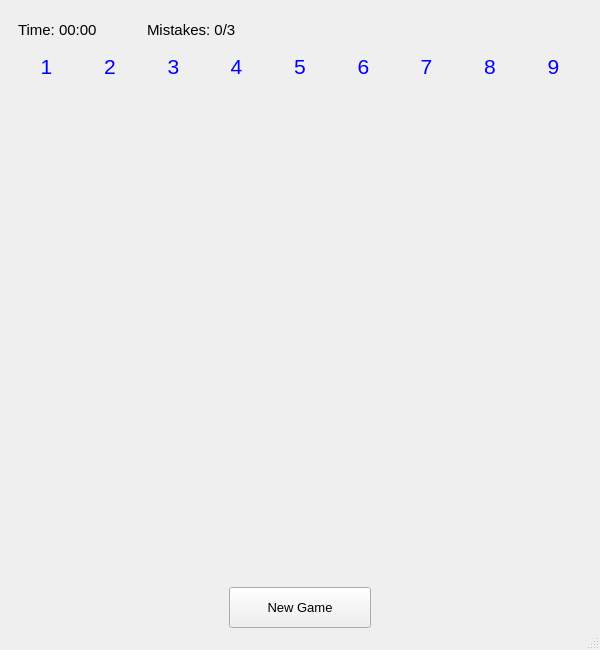
<?xml version="1.0" encoding="UTF-8"?>
<ui version="4.0">
 <class>MainWindow</class>
 <widget class="QMainWindow" name="MainWindow">
  <property name="geometry">
   <rect>
    <x>0</x>
    <y>0</y>
    <width>600</width>
    <height>650</height>
   </rect>
  </property>
  <property name="minimumSize">
   <size>
    <width>600</width>
    <height>650</height>
   </size>
  </property>
  <property name="maximumSize">
   <size>
    <width>1000</width>
    <height>1000</height>
   </size>
  </property>
  <property name="windowTitle">
   <string>Sudoku</string>
  </property>
  <property name="styleSheet">
   <string notr="true"/>
  </property>
  <widget class="QWidget" name="mainwidget">
   <property name="sizePolicy">
    <sizepolicy hsizetype="Preferred" vsizetype="Preferred">
     <horstretch>0</horstretch>
     <verstretch>20</verstretch>
    </sizepolicy>
   </property>
   <property name="minimumSize">
    <size>
     <width>0</width>
     <height>0</height>
    </size>
   </property>
   <property name="styleSheet">
    <string notr="true"/>
   </property>
   <layout class="QVBoxLayout" name="verticalLayout">
    <property name="bottomMargin">
     <number>0</number>
    </property>
    <item>
     <widget class="QWidget" name="topwidget" native="true">
      <property name="sizePolicy">
       <sizepolicy hsizetype="Preferred" vsizetype="Preferred">
        <horstretch>0</horstretch>
        <verstretch>10</verstretch>
       </sizepolicy>
      </property>
      <property name="minimumSize">
       <size>
        <width>0</width>
        <height>0</height>
       </size>
      </property>
      <layout class="QHBoxLayout" name="horizontalLayout">
       <property name="spacing">
        <number>50</number>
       </property>
       <property name="topMargin">
        <number>12</number>
       </property>
       <item>
        <widget class="QLabel" name="timerLabel">
         <property name="sizePolicy">
          <sizepolicy hsizetype="Expanding" vsizetype="Expanding">
           <horstretch>0</horstretch>
           <verstretch>0</verstretch>
          </sizepolicy>
         </property>
         <property name="font">
          <font>
           <pointsize>11</pointsize>
          </font>
         </property>
         <property name="text">
          <string>Time: 00:00</string>
         </property>
        </widget>
       </item>
       <item>
        <widget class="QLabel" name="mistakeLabel">
         <property name="sizePolicy">
          <sizepolicy hsizetype="Expanding" vsizetype="Expanding">
           <horstretch>5</horstretch>
           <verstretch>0</verstretch>
          </sizepolicy>
         </property>
         <property name="font">
          <font>
           <pointsize>11</pointsize>
          </font>
         </property>
         <property name="text">
          <string>Mistakes: 0/3</string>
         </property>
        </widget>
       </item>
      </layout>
     </widget>
    </item>
    <item>
     <widget class="QWidget" name="number_widget" native="true">
      <property name="sizePolicy">
       <sizepolicy hsizetype="Preferred" vsizetype="Preferred">
        <horstretch>0</horstretch>
        <verstretch>12</verstretch>
       </sizepolicy>
      </property>
      <property name="minimumSize">
       <size>
        <width>0</width>
        <height>0</height>
       </size>
      </property>
      <layout class="QHBoxLayout" name="horizontalLayout_2">
       <property name="topMargin">
        <number>0</number>
       </property>
       <property name="bottomMargin">
        <number>0</number>
       </property>
       <item>
        <widget class="QLabel" name="num1">
         <property name="sizePolicy">
          <sizepolicy hsizetype="Expanding" vsizetype="Expanding">
           <horstretch>0</horstretch>
           <verstretch>0</verstretch>
          </sizepolicy>
         </property>
         <property name="font">
          <font>
           <pointsize>16</pointsize>
          </font>
         </property>
         <property name="styleSheet">
          <string notr="true">color: blue;</string>
         </property>
         <property name="text">
          <string>1</string>
         </property>
         <property name="alignment">
          <set>Qt::AlignCenter</set>
         </property>
        </widget>
       </item>
       <item>
        <widget class="QLabel" name="num2">
         <property name="sizePolicy">
          <sizepolicy hsizetype="Expanding" vsizetype="Expanding">
           <horstretch>0</horstretch>
           <verstretch>0</verstretch>
          </sizepolicy>
         </property>
         <property name="font">
          <font>
           <pointsize>16</pointsize>
          </font>
         </property>
         <property name="styleSheet">
          <string notr="true">color: blue;</string>
         </property>
         <property name="text">
          <string>2</string>
         </property>
         <property name="alignment">
          <set>Qt::AlignCenter</set>
         </property>
        </widget>
       </item>
       <item>
        <widget class="QLabel" name="num3">
         <property name="sizePolicy">
          <sizepolicy hsizetype="Expanding" vsizetype="Expanding">
           <horstretch>0</horstretch>
           <verstretch>0</verstretch>
          </sizepolicy>
         </property>
         <property name="font">
          <font>
           <pointsize>16</pointsize>
          </font>
         </property>
         <property name="styleSheet">
          <string notr="true">color: blue;</string>
         </property>
         <property name="text">
          <string>3</string>
         </property>
         <property name="alignment">
          <set>Qt::AlignCenter</set>
         </property>
        </widget>
       </item>
       <item>
        <widget class="QLabel" name="num4">
         <property name="sizePolicy">
          <sizepolicy hsizetype="Expanding" vsizetype="Expanding">
           <horstretch>0</horstretch>
           <verstretch>0</verstretch>
          </sizepolicy>
         </property>
         <property name="font">
          <font>
           <pointsize>16</pointsize>
          </font>
         </property>
         <property name="styleSheet">
          <string notr="true">color: blue;</string>
         </property>
         <property name="text">
          <string>4</string>
         </property>
         <property name="alignment">
          <set>Qt::AlignCenter</set>
         </property>
        </widget>
       </item>
       <item>
        <widget class="QLabel" name="num5">
         <property name="sizePolicy">
          <sizepolicy hsizetype="Expanding" vsizetype="Expanding">
           <horstretch>0</horstretch>
           <verstretch>0</verstretch>
          </sizepolicy>
         </property>
         <property name="font">
          <font>
           <pointsize>16</pointsize>
          </font>
         </property>
         <property name="styleSheet">
          <string notr="true">color: blue;</string>
         </property>
         <property name="text">
          <string>5</string>
         </property>
         <property name="alignment">
          <set>Qt::AlignCenter</set>
         </property>
        </widget>
       </item>
       <item>
        <widget class="QLabel" name="num6">
         <property name="sizePolicy">
          <sizepolicy hsizetype="Expanding" vsizetype="Expanding">
           <horstretch>0</horstretch>
           <verstretch>0</verstretch>
          </sizepolicy>
         </property>
         <property name="font">
          <font>
           <pointsize>16</pointsize>
          </font>
         </property>
         <property name="styleSheet">
          <string notr="true">color: blue;</string>
         </property>
         <property name="text">
          <string>6</string>
         </property>
         <property name="alignment">
          <set>Qt::AlignCenter</set>
         </property>
        </widget>
       </item>
       <item>
        <widget class="QLabel" name="num7">
         <property name="sizePolicy">
          <sizepolicy hsizetype="Expanding" vsizetype="Expanding">
           <horstretch>0</horstretch>
           <verstretch>0</verstretch>
          </sizepolicy>
         </property>
         <property name="font">
          <font>
           <pointsize>16</pointsize>
          </font>
         </property>
         <property name="styleSheet">
          <string notr="true">color: blue;</string>
         </property>
         <property name="text">
          <string>7</string>
         </property>
         <property name="alignment">
          <set>Qt::AlignCenter</set>
         </property>
        </widget>
       </item>
       <item>
        <widget class="QLabel" name="num8">
         <property name="sizePolicy">
          <sizepolicy hsizetype="Expanding" vsizetype="Expanding">
           <horstretch>0</horstretch>
           <verstretch>0</verstretch>
          </sizepolicy>
         </property>
         <property name="font">
          <font>
           <pointsize>16</pointsize>
          </font>
         </property>
         <property name="styleSheet">
          <string notr="true">color: blue;</string>
         </property>
         <property name="text">
          <string>8</string>
         </property>
         <property name="alignment">
          <set>Qt::AlignCenter</set>
         </property>
        </widget>
       </item>
       <item>
        <widget class="QLabel" name="num9">
         <property name="sizePolicy">
          <sizepolicy hsizetype="Expanding" vsizetype="Expanding">
           <horstretch>0</horstretch>
           <verstretch>0</verstretch>
          </sizepolicy>
         </property>
         <property name="font">
          <font>
           <pointsize>16</pointsize>
          </font>
         </property>
         <property name="styleSheet">
          <string notr="true">color: blue;</string>
         </property>
         <property name="text">
          <string>9</string>
         </property>
         <property name="alignment">
          <set>Qt::AlignCenter</set>
         </property>
        </widget>
       </item>
      </layout>
     </widget>
    </item>
    <item>
     <widget class="QWidget" name="centralwidget" native="true">
      <property name="sizePolicy">
       <sizepolicy hsizetype="Preferred" vsizetype="Preferred">
        <horstretch>0</horstretch>
        <verstretch>240</verstretch>
       </sizepolicy>
      </property>
      <property name="minimumSize">
       <size>
        <width>0</width>
        <height>0</height>
       </size>
      </property>
     </widget>
    </item>
    <item>
     <widget class="QWidget" name="bottom_widget" native="true">
      <property name="sizePolicy">
       <sizepolicy hsizetype="Expanding" vsizetype="Expanding">
        <horstretch>0</horstretch>
        <verstretch>20</verstretch>
       </sizepolicy>
      </property>
      <property name="minimumSize">
       <size>
        <width>0</width>
        <height>0</height>
       </size>
      </property>
      <layout class="QHBoxLayout" name="horizontalLayout_3">
       <property name="leftMargin">
        <number>220</number>
       </property>
       <property name="topMargin">
        <number>0</number>
       </property>
       <property name="rightMargin">
        <number>220</number>
       </property>
       <property name="bottomMargin">
        <number>0</number>
       </property>
       <item>
        <widget class="QPushButton" name="pushButton">
         <property name="sizePolicy">
          <sizepolicy hsizetype="Expanding" vsizetype="Expanding">
           <horstretch>0</horstretch>
           <verstretch>0</verstretch>
          </sizepolicy>
         </property>
         <property name="minimumSize">
          <size>
           <width>140</width>
           <height>30</height>
          </size>
         </property>
         <property name="font">
          <font>
           <pointsize>10</pointsize>
          </font>
         </property>
         <property name="text">
          <string>New Game</string>
         </property>
        </widget>
       </item>
      </layout>
     </widget>
    </item>
   </layout>
  </widget>
  <widget class="QStatusBar" name="statusbar"/>
  <action name="actionNewGame">
   <property name="text">
    <string>New Game</string>
   </property>
  </action>
  <action name="actionExit">
   <property name="text">
    <string>Exit</string>
   </property>
  </action>
 </widget>
 <resources/>
 <connections/>
</ui>
